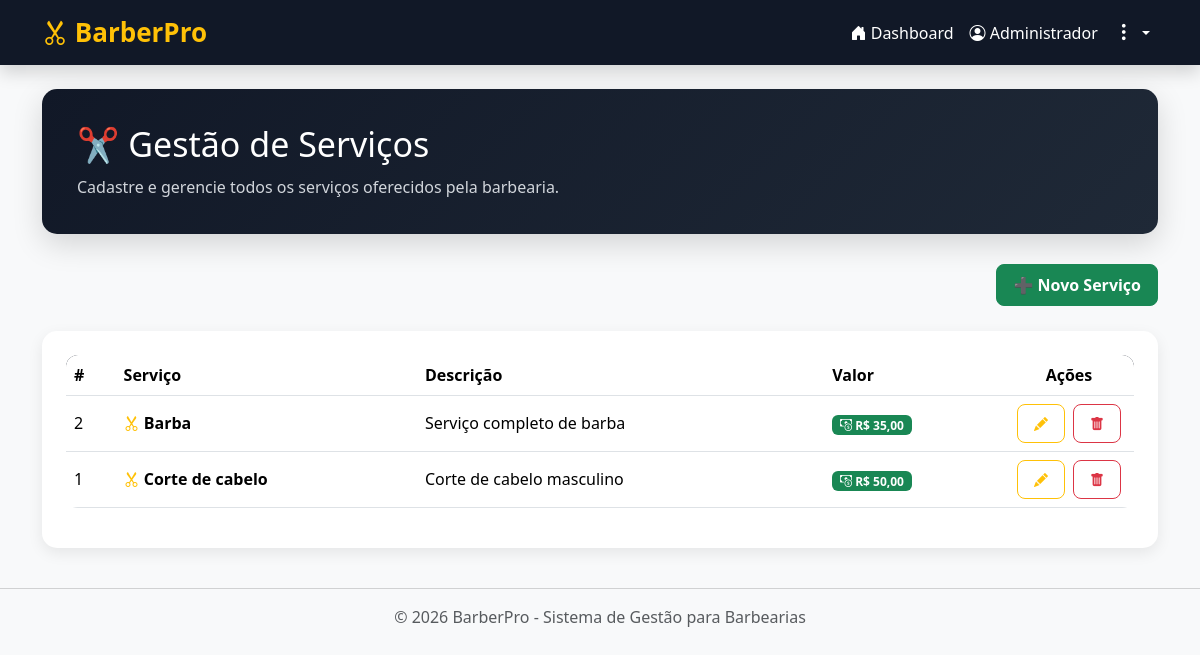
/index.php?controller=services (signed in), run on the app's committed database.
### tables this page shows
CREATE TABLE IF NOT EXISTS services (
    id INT AUTO_INCREMENT PRIMARY KEY,
    name VARCHAR(100) NOT NULL,
    description TEXT,
    price DECIMAL(10,2) NOT NULL
);

### config/database.php (called while the page is built)
<?php
class Database
{
    private string $host = "localhost";
    private string $dbname = "appointment_system";
    private string $user = "root";
    private string $password = "";
    public function connect(): PDO
    {
        try {
            $connection = new PDO(
                "mysql:host={$this->host};dbname={$this->dbname};charset=utf8",
                $this->user,
                $this->password
            );
            $connection->setAttribute(PDO::ATTR_ERRMODE, PDO::ERRMODE_EXCEPTION);
            $connection->setAttribute(PDO::ATTR_DEFAULT_FETCH_MODE, PDO::FETCH_ASSOC);
            return $connection;
        } catch (PDOException $error) {
            die("Database connection error: " . $error->getMessage());
        }
    }
}

### app/controllers/ServiceController.php (called while the page is built, shortened)
<?php
require_once 'app/models/Service.php';
class ServiceController
{
    private Service $serviceModel;
    public function __construct()
    {
        $this->serviceModel = new Service();
    }
    public function index(): void
    {
        $services = $this->serviceModel->getAll();
        require 'app/views/services/index.php';
    }
}

### app/models/Service.php (called while the page is built, shortened)
<?php
require_once 'config/database.php';
class Service
{
    private PDO $connection;
    public function __construct()
    {
        $database = new Database();
        $this->connection = $database->connect();
    }
    public function getAll(): array
    {
        $sql = "SELECT * FROM services ORDER BY id DESC";
        return $this->connection->query($sql)->fetchAll();
    }
}

### app/views/services/index.php (the view)
<?php require 'app/views/layout/header.php'; ?>
<div class="hero">
    <h2>✂️ Gestão de Serviços</h2>
    <p>Cadastre e gerencie todos os serviços oferecidos pela barbearia.</p>
</div>
<div class="page-header justify-content-end">
    <a class="btn btn-success"
       href="index.php?controller=services&action=create">
        ➕ Novo Serviço
    </a>
</div>
<div class="card p-4">
<table class="table table-hover align-middle">
    <thead>
        <tr>
            <th>#</th>
            <th>Serviço</th>
            <th>Descrição</th>
            <th>Valor</th>
            <th width="130" class="text-center">Ações</th>
        </tr>
    </thead>
    <tbody>
    <?php foreach ($services as $service): ?>
        <tr>
            <td><?= htmlspecialchars($service['id']); ?></td>
            <td>
                <i class="bi bi-scissors text-warning"></i>
                <strong><?= htmlspecialchars($service['name']); ?></strong>
            </td>
            <td>
                <?= htmlspecialchars($service['description']); ?>
            </td>
            <td>
                <span class="badge bg-success">
                    <i class="bi bi-cash-coin"></i>
                    R$ <?= number_format($service['price'], 2, ',', '.'); ?>
                </span>
            </td>
            <td class="text-center">
                <div class="d-flex justify-content-center gap-2">
                    <a
                        href="index.php?controller=services&action=edit&id=<?= $service['id']; ?>"
                        class="btn btn-outline-warning btn-sm"
                        title="Editar">
                        <i class="bi bi-pencil-fill"></i>
                    </a>
                    <a
                        href="index.php?controller=services&action=delete&id=<?= $service['id']; ?>"
                        class="btn btn-outline-danger btn-sm"
                        title="Excluir"
                        onclick="return confirm('Deseja realmente excluir este serviço?')">
                        <i class="bi bi-trash-fill"></i>
                    </a>
                </div>
            </td>
        </tr>
    <?php endforeach; ?>
    </tbody>
</table>
</div>
<?php require 'app/views/layout/footer.php'; ?>

### index.php (shortened to what this page needs)
<?php
$controller = $_GET['controller'] ?? 'login';
$action = $_GET['action'] ?? 'index';
switch ($controller) {
    case 'services':
        require_once 'app/controllers/ServiceController.php';
        $controllerObject = new ServiceController();
        break;
}
if (method_exists($controllerObject, $action)) {
    $controllerObject->$action();
} else {
    die("Action not found.");
}

### app/views/layout/header.php (shortened to what this page needs)
<!DOCTYPE html>
<html lang="pt-BR">
<head>
    <link href="https://cdn.jsdelivr.net/npm/bootstrap@5.3.3/dist/css/bootstrap.min.css" rel="stylesheet">
    <link href="https://cdn.jsdelivr.net/npm/bootstrap-icons@1.11.3/font/bootstrap-icons.css" rel="stylesheet">
    <link rel="stylesheet" href="public/css/style.css">
</head>
<body class="bg-light">
<nav class="navbar navbar-expand-lg navbar-dark bg-dark shadow">
    <div class="container">
        <a class="navbar-brand fw-bold"
           href="index.php?controller=home">
            <i class="bi bi-scissors text-warning"></i>
            <span class="text-warning">
                BarberPro
            </span>
        </a>
        <div class="collapse navbar-collapse" id="menu">
            <ul class="navbar-nav ms-auto align-items-lg-center">
                <li class="nav-item">
                    <a class="nav-link"
                       href="index.php?controller=home">
                        <i class="bi bi-house-door-fill"></i>
                        Dashboard
                    </a>
                </li>
                <li class="nav-item">
                    <span class="nav-link text-warning">
                        <i class="bi bi-person-circle"></i>
                        <?= htmlspecialchars($_SESSION['user']['name'] ?? 'Administrador'); ?>
                    </span>
                </li>
                <li class="nav-item dropdown">
                    <a
                        class="nav-link dropdown-toggle"
                        href="#"
                        role="button"
                        data-bs-toggle="dropdown"
                        aria-expanded="false"
                        title="Menu">
                        <i class="bi bi-three-dots-vertical fs-5"></i>
                    </a>
                </li>
            </ul>
        </div>
    </div>
</nav>
<div class="container mt-4">

### app/views/layout/footer.php (shortened to what this page needs)
</div>
<footer class="text-center text-muted py-4">
    <hr>
    <p class="mb-0">
        © <?= date('Y'); ?> BarberPro - Sistema de Gestão para Barbearias
    </p>
</footer>
</body>
</html>

### public/css/style.css (style rules this page uses)
* { margin:0; padding:0; box-sizing:border-box; font-family:'Segoe UI',Tahoma,Geneva,Verdana,sans-serif; }
body { background:#f4f6f9; color:#333; }
.navbar { background:#111827 !important; }
.navbar-brand { font-size:26px; font-weight:700; color:#d4af37 !important; }
.nav-link { color:#fff !important; font-weight:500; transition:.3s; }
.hero { background:linear-gradient(135deg,#111827,#1f2937); color:white; border-radius:15px; padding:35px; margin-bottom:30px; box-shadow:0 10px 30px rgba(0,0,0,.15); }
.hero h2 { font-size:34px; margin-bottom:10px; }
.hero p { color:#d1d5db; margin:0; }
.page-header { display:flex; justify-content:space-between; align-items:center; margin-bottom:25px; }
.card { border:none; border-radius:15px; box-shadow:0 5px 15px rgba(0,0,0,.08); }
table { background:#fff; border-radius:12px; overflow:hidden; }
table thead { background:#111827; color:#fff; }
table th { padding:16px; }
table td { padding:15px; vertical-align:middle; }
.btn { border-radius:8px; padding:8px 16px; font-weight:600; }
.btn-success { background:#198754; }

### data on the page
services: id "2", name "Barba", description "Serviço completo de barba", price "35,00"
services: id "1", name "Corte de cabelo", description "Corte de cabelo masculino", price "50,00"

### other printed values
$_SESSION['user']['name'] "Administrador"
